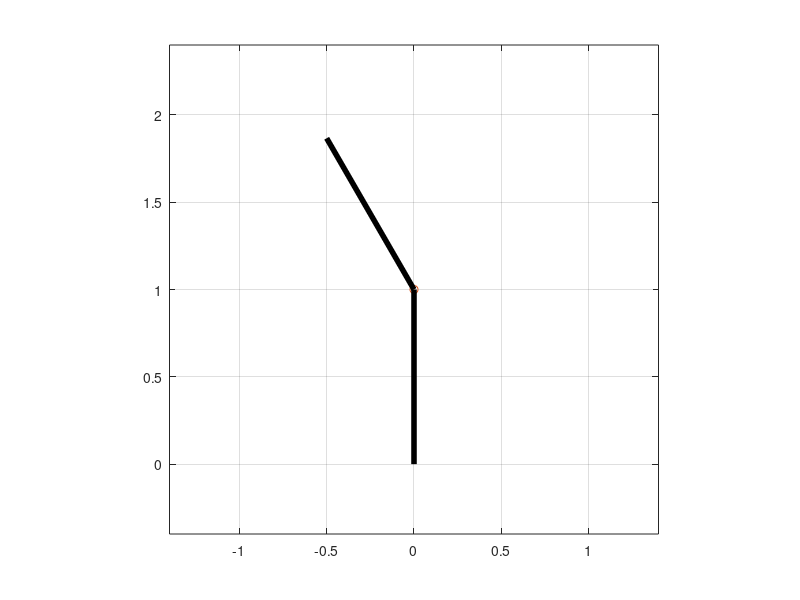

MATLAB code to generate this figure: (Note: this script raises an error after producing the figure.)
function joint1_inverse
clear all
global l1 l2 s1 s2 I1 I2 m1 m2 g v cx cy
l1=1;
l2=1;
s1=0.5;
s2=0.5;
m1=1;
m2=1;
g=9.81;
I1=m1*l1^2/12;
I2=m2*l2^2/12;

v=0.5;
cx=l1*cos(pi/2)+l2*cos(2*pi/3);
cy=l1*sin(pi/2)+l2*sin(2*pi/3);

TSPAN=[0:1E-2:2];
X0=[s1*cos(pi/2) s1*sin(pi/2) pi/2 l1*cos(pi/2)+s2*cos(2*pi/3) l1*sin(pi/2)+s2*sin(2*pi/3) 2*pi/3 0 0 0 0 0 0]';
[t,X]=ode45(@func,TSPAN,X0);

for i=1:length(X)
    figure(1);
    plot([0,0],[0,0]);
    grid;
    axis square;
    xmin=-1.4;xmax=1.4;ymin=-0.4;ymax=2.4;
    axis([xmin,xmax,ymin,ymax]);
    hold on;
    xQ=X(i,1)-s1*cos(X(i,3));
    yQ=X(i,2)-s1*sin(X(i,3));
    xP1=X(i,1)+(l1-s1)*cos(X(i,3));
    yP1=X(i,2)+(l1-s1)*sin(X(i,3));
    xP2=X(i,4)-s2*cos(X(i,6));
    yP2=X(i,5)-s2*sin(X(i,6));
    xR=X(i,4)+(l2-s2)*cos(X(i,6));
    yR=X(i,5)+(l2-s2)*sin(X(i,6));
    plot(xP2,yP2,'o');
    plot([xP1,xQ],[yP1,yQ],'k','linewidth',4);
    plot([xP2,xR],[yP2,yR],'k','linewidth',4);
    drawnow
    hold off
    set(1,'doublebuffer','on')
end

figure(2);
plot(t,X(:,3))
xlabel('time','FontSize',18);
ylabel('X(6)','FontSize',18);


figure(3);
plot(t,X(:,6))
xlabel('time','FontSize',18);
ylabel('phi2','FontSize',18);

function dXdt=func(t,X)
global l1 l2 s1 s2 I1 I2 m1 m2 g v cx cy

M1=[m1 0 0;
    0 m1 0;
    0 0 I1];
M2=[m2 0 0;
    0 m2 0;
    0 0 I2];
Q=[0;
    -m1*g;
    0;
    0;
    -m2*g;
    0];
Cq1=[1 0 s1*sin(X(6));
     0 1 -s1*cos(X(6));
     1 0 -(l1-s1)*sin(X(6));
     0 1  (l1-s1)*cos(X(6));
     0 0 0;
     0 0 0];
  
Cq2=[0 0 0;
    0 0 0;
    -1 0 -s2*sin(X(3));
    0 -1 s2*cos(X(3));
    1 0 -(l2-s2)*sin(X(3));
    0 1 (l2-s2)*cos(X(3))];
A=[M1 zeros(3,3) Cq1';
   zeros(3,3) M2 Cq2';
   Cq1 Cq2 zeros(6,6)];

alph=50;
beta=50;
 
C=[X(4)-s1*cos(X(6));
    X(5)-s1*sin(X(6));
    X(4)+(l1-s1)*cos(X(6))-X(1)+s2*cos(X(3));
    X(5)+(l1-s1)*sin(X(6))-X(2)+s2*sin(X(3));
    X(1)+(l2-s2)*cos(X(3))-(v*t+cx);
    X(2)+(l2-s2)*sin(X(3))-cy];

C1=[X(10)+s1*X(12)*sin(X(6));
    X(11)-s1*X(12)*cos(X(6));
    X(10)-(l1-s1)*X(12)*sin(X(6))-X(7)-s2*X(9)*sin(X(3));
    X(11)+(l1-s1)*X(12)*cos(X(6))-X(8)+s2*X(9)*cos(X(3))
    X(7)-(l2-s2)*sin(X(3))*X(9)-v;
    X(8)+(l2-s2)*cos(X(3))*X(9)];

Gm=-[-s1*X(12)^2*cos(X(6));
    -s1*X(12)^2*sin(X(6));
    (l1-s1)*X(12)^2*cos(X(6))+s2*X(9)^2*cos(X(3));
    (l1-s1)*X(12)^2*sin(X(6))+s2*X(9)^2*sin(X(3));
    -(l2-s2)*cos(X(3))*X(9)^2;
    -(l2-s2)*sin(X(3))*X(9)^2]-2*alph*C1-(beta^2)*C;
RHS=[Q;
    Gm];
ACC=A\RHS;
dXdt=zeros(12,1);
dXdt(1:6)=X(7:12);
dXdt(7:12)=ACC(1:6);